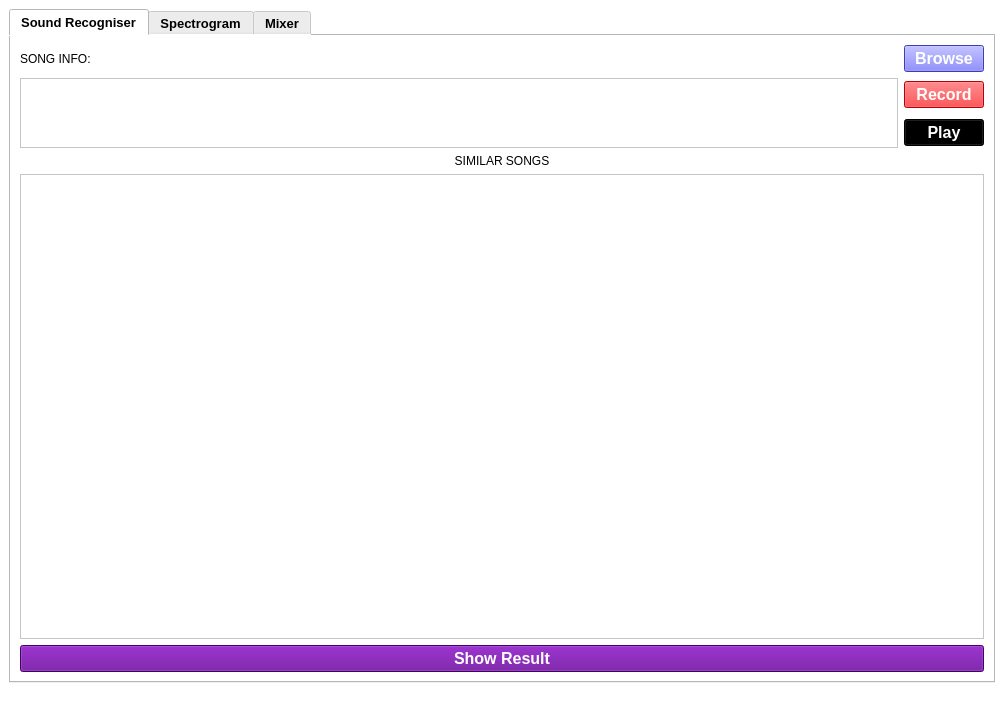
<?xml version="1.0" encoding="UTF-8"?>
<ui version="4.0">
 <class>MainWindow</class>
 <widget class="QMainWindow" name="MainWindow">
  <property name="geometry">
   <rect>
    <x>0</x>
    <y>0</y>
    <width>1004</width>
    <height>714</height>
   </rect>
  </property>
  <property name="windowTitle">
   <string>MainWindow</string>
  </property>
  <property name="styleSheet">
   <string notr="true">background-color: rgb(255, 255, 255);




</string>
  </property>
  <widget class="QWidget" name="centralwidget">
   <layout class="QGridLayout" name="gridLayout_6">
    <item row="0" column="1">
     <widget class="QTabWidget" name="tabWidget">
      <property name="font">
       <font>
        <pointsize>10</pointsize>
        <weight>75</weight>
        <bold>true</bold>
       </font>
      </property>
      <property name="styleSheet">
       <string notr="true">background-color: rgb(255, 255, 255);</string>
      </property>
      <property name="currentIndex">
       <number>0</number>
      </property>
      <widget class="QWidget" name="tab">
       <attribute name="title">
        <string>Sound Recogniser</string>
       </attribute>
       <layout class="QGridLayout" name="gridLayout_8">
        <item row="0" column="0">
         <layout class="QGridLayout" name="gridLayout_7">
          <item row="0" column="0">
           <widget class="QLabel" name="label_2">
            <property name="maximumSize">
             <size>
              <width>150</width>
              <height>16777215</height>
             </size>
            </property>
            <property name="styleSheet">
             <string notr="true">font: 10pt &quot;MS Shell Dlg 2&quot;;</string>
            </property>
            <property name="text">
             <string>SONG INFO:</string>
            </property>
           </widget>
          </item>
          <item row="0" column="1">
           <widget class="QPushButton" name="browseButton">
            <property name="maximumSize">
             <size>
              <width>100</width>
              <height>16777215</height>
             </size>
            </property>
            <property name="font">
             <font>
              <pointsize>12</pointsize>
              <weight>75</weight>
              <bold>true</bold>
             </font>
            </property>
            <property name="styleSheet">
             <string notr="true">color: rgb(255, 255, 255);
background-color: rgb(85, 85, 255);
border-color: rgb(85, 85, 255);
gridline-color: rgb(85, 85, 255);
</string>
            </property>
            <property name="text">
             <string>Browse</string>
            </property>
           </widget>
          </item>
          <item row="1" column="0" rowspan="2">
           <widget class="QTextBrowser" name="soundRecogniserOuput">
            <property name="maximumSize">
             <size>
              <width>16777215</width>
              <height>16777215</height>
             </size>
            </property>
            <property name="styleSheet">
             <string notr="true">color: rgb(85, 85, 255);
border-color: rgb(85, 85, 255);</string>
            </property>
           </widget>
          </item>
          <item row="1" column="1">
           <widget class="QPushButton" name="recordingButton">
            <property name="font">
             <font>
              <pointsize>12</pointsize>
              <weight>75</weight>
              <bold>true</bold>
             </font>
            </property>
            <property name="styleSheet">
             <string notr="true">background-color: rgb(255, 0, 4);
color: rgb(255, 255, 255);</string>
            </property>
            <property name="text">
             <string>Record</string>
            </property>
           </widget>
          </item>
          <item row="2" column="1">
           <widget class="QPushButton" name="playButton">
            <property name="font">
             <font>
              <pointsize>12</pointsize>
              <weight>75</weight>
              <bold>true</bold>
             </font>
            </property>
            <property name="styleSheet">
             <string notr="true">background-color: rgb(0, 0, 0);
color: rgb(255, 255, 255);</string>
            </property>
            <property name="text">
             <string>Play</string>
            </property>
           </widget>
          </item>
         </layout>
        </item>
        <item row="1" column="0">
         <widget class="QLabel" name="label_3">
          <property name="styleSheet">
           <string notr="true">font: 14pt &quot;MS Shell Dlg 2&quot;;</string>
          </property>
          <property name="text">
           <string>SIMILAR SONGS</string>
          </property>
          <property name="alignment">
           <set>Qt::AlignCenter</set>
          </property>
         </widget>
        </item>
        <item row="2" column="0">
         <widget class="QTextBrowser" name="soundRecogniserOuput_2">
          <property name="styleSheet">
           <string notr="true">color: rgb(85, 85, 255);
border-color: rgb(85, 85, 255);</string>
          </property>
         </widget>
        </item>
        <item row="3" column="0">
         <widget class="QPushButton" name="showResult">
          <property name="font">
           <font>
            <pointsize>12</pointsize>
            <weight>75</weight>
            <bold>true</bold>
           </font>
          </property>
          <property name="styleSheet">
           <string notr="true">color: rgb(255, 255, 255);
background-color: rgb(98, 0, 147);
</string>
          </property>
          <property name="text">
           <string>Show Result</string>
          </property>
         </widget>
        </item>
       </layout>
      </widget>
      <widget class="QWidget" name="tab_3">
       <attribute name="title">
        <string>Spectrogram</string>
       </attribute>
       <layout class="QGridLayout" name="gridLayout_5">
        <item row="0" column="0">
         <layout class="QGridLayout" name="gridLayout_4">
          <item row="1" column="0">
           <widget class="PlotWidget" name="plottingGraph">
            <property name="styleSheet">
             <string notr="true">border-color: rgb(85, 85, 255);</string>
            </property>
           </widget>
          </item>
          <item row="0" column="0">
           <widget class="QComboBox" name="comboBox">
            <property name="font">
             <font>
              <pointsize>11</pointsize>
              <weight>75</weight>
              <bold>true</bold>
             </font>
            </property>
            <property name="styleSheet">
             <string notr="true">color: rgb(85, 85, 255);</string>
            </property>
            <item>
             <property name="text">
              <string>Choose Spectrogram</string>
             </property>
            </item>
            <item>
             <property name="text">
              <string>Browsed audio</string>
             </property>
            </item>
            <item>
             <property name="text">
              <string>Recorded Audio</string>
             </property>
            </item>
           </widget>
          </item>
         </layout>
        </item>
       </layout>
      </widget>
      <widget class="QWidget" name="tab_4">
       <attribute name="title">
        <string>Mixer</string>
       </attribute>
       <layout class="QGridLayout" name="gridLayout_3">
        <item row="3" column="0" colspan="5">
         <layout class="QGridLayout" name="gridLayout_2">
          <item row="0" column="0" colspan="3">
           <widget class="PlotWidget" name="plottingGraph_4"/>
          </item>
          <item row="1" column="0">
           <widget class="QPushButton" name="mixpausebutton">
            <property name="font">
             <font>
              <pointsize>12</pointsize>
              <weight>75</weight>
              <bold>true</bold>
             </font>
            </property>
            <property name="styleSheet">
             <string notr="true">background-color: rgb(255, 214, 62);

color: rgb(255, 255, 255);</string>
            </property>
            <property name="text">
             <string>PAUSE</string>
            </property>
           </widget>
          </item>
          <item row="1" column="1">
           <widget class="QPushButton" name="mixplaybutton">
            <property name="font">
             <font>
              <pointsize>12</pointsize>
              <weight>75</weight>
              <bold>true</bold>
             </font>
            </property>
            <property name="styleSheet">
             <string notr="true">background-color: rgb(0, 170, 0);
color: rgb(255, 255, 255);</string>
            </property>
            <property name="text">
             <string>PLAY</string>
            </property>
           </widget>
          </item>
          <item row="1" column="2">
           <widget class="QPushButton" name="mixstopbutton">
            <property name="font">
             <font>
              <pointsize>12</pointsize>
              <weight>75</weight>
              <bold>true</bold>
             </font>
            </property>
            <property name="styleSheet">
             <string notr="true">background-color: rgb(255, 0, 4);
color: rgb(255, 255, 255);</string>
            </property>
            <property name="text">
             <string>STOP</string>
            </property>
           </widget>
          </item>
         </layout>
        </item>
        <item row="1" column="0" colspan="5">
         <layout class="QGridLayout" name="gridLayout">
          <item row="0" column="0">
           <widget class="PlotWidget" name="plottingGraph_2"/>
          </item>
          <item row="0" column="1">
           <widget class="PlotWidget" name="plottingGraph_3"/>
          </item>
         </layout>
        </item>
        <item row="0" column="2">
         <widget class="QLabel" name="label">
          <property name="text">
           <string/>
          </property>
         </widget>
        </item>
        <item row="0" column="1">
         <widget class="QPushButton" name="mixbrowse1">
          <property name="maximumSize">
           <size>
            <width>200</width>
            <height>16777215</height>
           </size>
          </property>
          <property name="font">
           <font>
            <pointsize>12</pointsize>
            <weight>75</weight>
            <bold>true</bold>
           </font>
          </property>
          <property name="styleSheet">
           <string notr="true">color: rgb(0, 0, 0);
gridline-color: rgb(85, 85, 255);
border-color: rgb(85, 85, 255);
selection-color: rgb(85, 85, 255);</string>
          </property>
          <property name="text">
           <string>SONG 1</string>
          </property>
         </widget>
        </item>
        <item row="0" column="4">
         <widget class="QLabel" name="label_5">
          <property name="maximumSize">
           <size>
            <width>120</width>
            <height>16777215</height>
           </size>
          </property>
          <property name="text">
           <string/>
          </property>
         </widget>
        </item>
        <item row="0" column="3">
         <widget class="QPushButton" name="mixbrowse2">
          <property name="maximumSize">
           <size>
            <width>200</width>
            <height>16777215</height>
           </size>
          </property>
          <property name="font">
           <font>
            <pointsize>12</pointsize>
            <weight>75</weight>
            <bold>true</bold>
           </font>
          </property>
          <property name="styleSheet">
           <string notr="true">color: rgb(0, 0, 0);</string>
          </property>
          <property name="text">
           <string>SONG 2</string>
          </property>
         </widget>
        </item>
        <item row="0" column="0">
         <widget class="QLabel" name="label_4">
          <property name="maximumSize">
           <size>
            <width>120</width>
            <height>16777215</height>
           </size>
          </property>
          <property name="text">
           <string/>
          </property>
         </widget>
        </item>
        <item row="2" column="0" colspan="5">
         <widget class="QLabel" name="label_6">
          <property name="styleSheet">
           <string notr="true">font: 14pt &quot;MS Shell Dlg 2&quot;;</string>
          </property>
          <property name="text">
           <string>MIXED SPECTROGRAM</string>
          </property>
          <property name="alignment">
           <set>Qt::AlignCenter</set>
          </property>
         </widget>
        </item>
       </layout>
      </widget>
     </widget>
    </item>
   </layout>
  </widget>
  <widget class="QStatusBar" name="statusbar"/>
 </widget>
 <customwidgets>
  <customwidget>
   <class>PlotWidget</class>
   <extends>QGraphicsView</extends>
   <header location="global">pyqtgraph</header>
  </customwidget>
 </customwidgets>
 <resources/>
 <connections/>
</ui>
